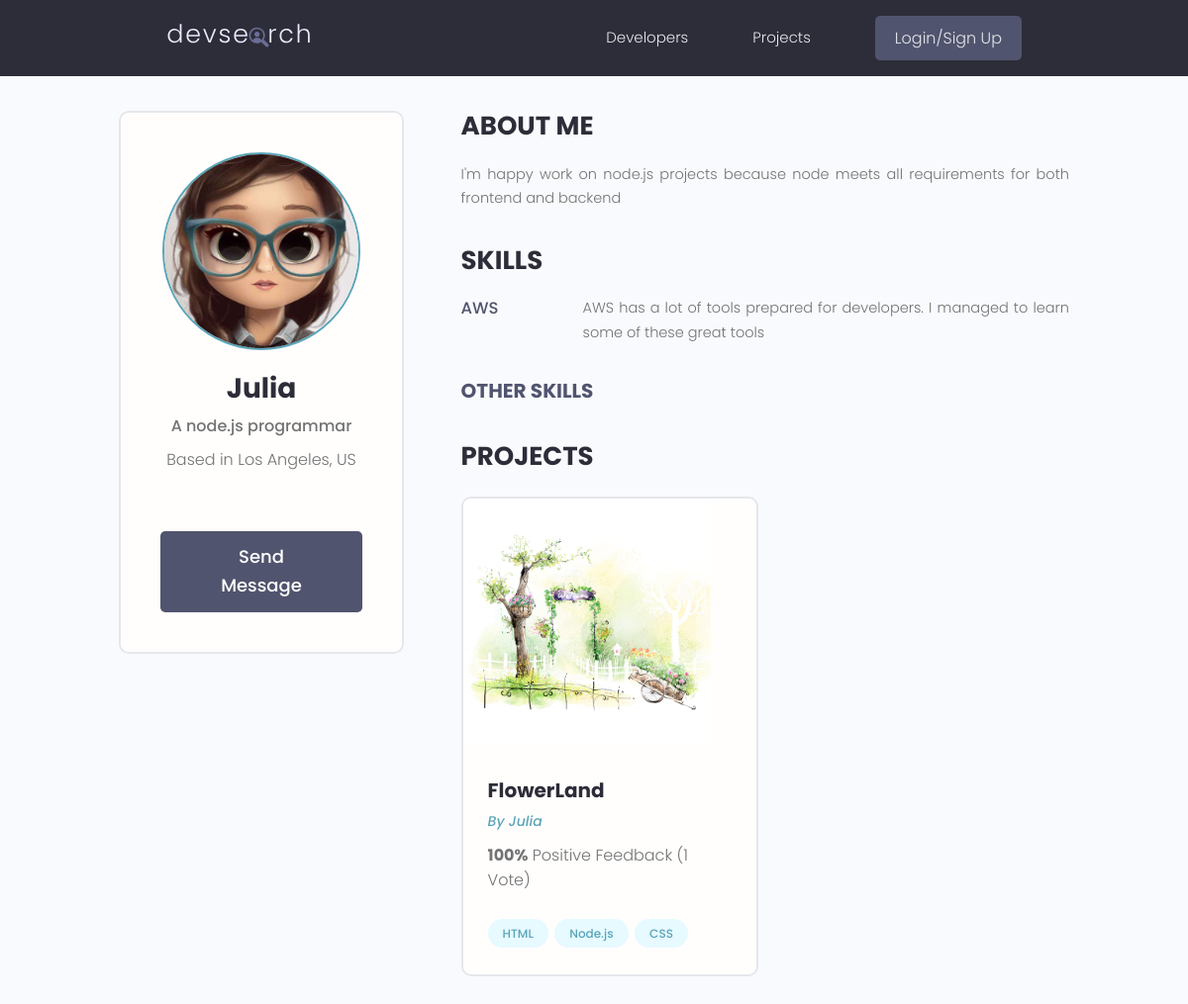
The page /user_profile/Julia on the database its author committed.
### users/models.py (models this page shows, shortened)
class Profile(models.Model):
    user=models.OneToOneField(User,null=True,blank=True,on_delete=models.CASCADE)
    name=models.CharField(max_length=200,null=True,blank=True)
    username=models.CharField(max_length=200,null=True,blank=True)
    email=models.EmailField(max_length=500,null=True,blank=True)
    short_intro=models.CharField(max_length=200,null=True,blank=True)
    bio=models.TextField(null=True,blank=True)
    location=models.CharField(max_length=200,null=True,blank=True)
    profile_image=models.ImageField(null=True,blank=True,upload_to='profiles/',default='profiles/user-default.png')
    social_github=models.CharField(max_length=200,null=True,blank=True)
    social_twitter=models.CharField(max_length=200,null=True,blank=True)
    social_linkedin=models.CharField(max_length=200,null=True,blank=True)
    social_youtube=models.CharField(max_length=200,null=True,blank=True)
    social_website=models.CharField(max_length=200,null=True,blank=True)
    created=models.DateTimeField(auto_now_add=True)
    id=models.UUIDField(default=uuid.uuid4,unique=True,primary_key=True,editable=False)
    def __str__(self):
        return str(self.username)
    class Meta():
        ordering=['-created']

class Skill(models.Model):
    owner=models.ForeignKey(Profile,on_delete=models.CASCADE,blank=True,null=True)
    name=models.CharField(max_length=200,null=True,blank=True)
    description=models.TextField(null=True,blank=True)
    created=models.DateTimeField(auto_now_add=True)
    id=models.UUIDField(default=uuid.uuid4,unique=True,primary_key=True,editable=False)

### projects/models.py (models this page shows, shortened)
class Project(models.Model):
    owner=models.ForeignKey(Profile, on_delete=models.CASCADE,blank=True,null=True)
    title=models.CharField(max_length=200)
    description=models.TextField(null=True,blank=True)
    featured_image=models.ImageField(null=True,blank=True, default='ProjectImages/default.jpg',upload_to="ProjectImages/")
    demo_link=models.CharField(max_length=2000,null=True,blank=True)
    source_link=models.CharField(max_length=2000,null=True,blank=True)
    tags=models.ManyToManyField('Tag',blank=True)
    vote_total=models.IntegerField(default=0,null=True,blank=True)
    vote_ratio=models.IntegerField(default=0,null=True,blank=True)
    created=models.DateTimeField(auto_now_add=True)
    id=models.UUIDField(default=uuid.uuid4,unique=True,primary_key=True,editable=False)
    class Meta:
        ordering=['-vote_ratio' , '-vote_total' , 'title']

class Tag(models.Model):
    name=models.CharField(max_length=400)
    created=models.DateTimeField(auto_now_add=True)
    id=models.UUIDField(default=uuid.uuid4,unique=True,primary_key=True,editable=False)
    def __str__(self):
        return self.name

### users/views.py (the view)
# urls.py: path('user_profile/<str:wk>', views.user_profile , name="user_profile"),
def user_profile(request,wk):
    data_profile=Profile.objects.get(username=wk)
    top_skill=data_profile.skill_set.exclude(description__exact="")
    other_skill=data_profile.skill_set.filter(description="")
    projects_data=Project.objects.filter(owner=data_profile)
    content={'data_profile':data_profile , 'projects_data':projects_data,'top_skill':top_skill,'other_skill':other_skill}
    return render(request,'user_profile.html',content)

### users/templates/user_profile.html (shortened to what this page needs)
{% extends 'main.html' %}
{% load static %}
{% block content %}
<main class="profile my-md">
    <div class="container">
      <div class="layout">
        <div class="column column--1of3">
          <div class="card text-center">
            <div class="card__body dev">
              <img class="avatar avatar--xl" src="{{data_profile.profile_image.url}}" />
              <h2 class="dev__name">{{data_profile.name}}</h2>
              <p class="dev__title">{{data_profile.short_intro}}</p>
              {% if data_profile.location %}
              <p class="dev__location">Based in {{data_profile.location}}</p>
              {% endif %}
              {% if request.user.profile != data_profile %}
              <a href="{% url 'sendingMessage' data_profile.username %}" class="btn btn--sub btn--lg">Send Message </a>
              {% endif %}
            </div>
          </div>
        </div>
        <div class="column column--2of3">
          <div class="devInfo">
            <h3 class="devInfo__title">About Me</h3>
            <p class="devInfo__about">
                {{data_profile.bio}}
            </p>
          </div>
          <div class="devInfo">
            <h3 class="devInfo__title">Skills</h3>
            <div class="devInfo__skills">
              {% for skill in top_skill %}
              <div class="devSkill">
                <h4 class="devSkill__title">{{skill.name}}</h4>
                <p class="devSkill__info">
                  {{skill.description}}
                </p>
              </div>
              {% endfor %}
              <h3 class="devInfo__subtitle">Other Skills</h3>
            </div>
          </div>
          <div class="devInfo">
            <h3 class="devInfo__title">Projects</h3>
            <div class="grid grid--two">
                {% for project in projects_data %}
              <div class="column">
                <div class="card project">
                  <a href="{% url 'single_project' project.title %}" class="project">
                    <img class="project__thumbnail" src="{{ project.featured_image.url}}" alt="project thumbnail" />
                    <div class="card__body">
                      <h3 class="project__title">{{ project.title }}</h3>
                      <p><a class="project__author" href="#">By {{project.owner}}</a></p>
                      <p class="project--rating">
                        <span style="font-weight: bold;">{{project.vote_ratio}}%</span> Positive
                        Feedback ({{project.vote_total}} Vote{{project.vote_total|pluralize:"s"}})
                      </p>
                      <div class="project__tags">
                        {% for tag in project.tags.all %}
                        <span class="tag tag--pill tag--main">
                          <small>{{tag}}</small>
                        </span>
                        {% endfor %}
                      </div>
                    </div>
                  </a>
                </div>
              </div>
              {% endfor %}
            </div>
          </div>
        </div>
      </div>
    </div>
  </main>
{% endblock content %}

### static/css/app.css (style rules this page uses)
:root { --color-sub: #2d2d39; }
.btn--sub { background-color: var(--color-sub-light); }
.card { border: 2px solid var(--color-light); }
img { width: 100%; }
.profile .card > .dev { padding: 4rem; }
.dev__name { color: var(--color-sub); font-size: 2.8rem; font-weight: 700; margin-top: 1rem; margin-bottom: 0.5rem; }
.dev__title { font-size: 1.6rem; font-weight: 500; line-height: 1.3; }
.dev__location { margin-top: 1rem; }
.devInfo { margin-bottom: 3rem; }
.devInfo__title, .devInfo__subtitle { font-size: 2.6rem; color: var(--color-sub); text-transform: uppercase; font-weight: 700; margin-bottom: 1.5rem; }
.devInfo__subtitle { font-size: 2rem; color: var(--color-sub-light); }
.devInfo__about, .devSkill__info { font-size: 1.45rem; line-height: 1.7; text-align: justify; }
.devSkill { margin-bottom: 3rem; }
.devSkill__title { font-size: 1.65rem; font-weight: 500; color: var(--color-sub-light); }
@media screen and (min-width: 700px) { .devSkill { display: flex; justify-content: space-between; gap: 3rem; } }
@media screen and (min-width: 700px) { .devSkill__info { flex-basis: 80%; } }
.project__author { font-size: 1.4rem; font-style: italic; }
.project--rating { margin-bottom: 1.6em; margin-top: .5em; }
.project__thumbnail { height: 25rem; object-fit: cover; object-position: top center; }
.project__title { font-size: 2rem; font-weight: 700; color: var(--color-sub); }

### static/uikit/styles/modules/_variables.css (style rules this page uses)
:root { --color-main: #5aa5b9; --color-main-light: #e6faff; --color-sub: #3f4156; --color-sub-light: #51546e; --color-sub-lighter: #ededfd; --color-text: #737373; --color-gray: #8b8b8b; --color-light: #e5e7eb; --color-light-gray: #767676; --color-bg: #f8fafd; --color-white: #fffefd; --color-white-light: #f3f3f3; --color-success: #359e64; --color-success-bg: #def8e8; --color-error: #fc4b0b; --color-error-bg: #fff2ee; --font-base: 'Poppins', arial, helvetica, 'Segoe UI', roboto, ubuntu, sans-serif; --font-monospace: 'Fira Code', 'Courier New', courier, monospace; --font-regular: 300; --font-medium: 500; --font-bold: 700; --generic-shadow: 1px 1px 5px #00000010; --generic-transition: all 0.3s ease-in-out; }

### static/uikit/styles/modules/_base.css (style rules this page uses)
* { margin: 0; padding: 0; box-sizing: border-box; text-rendering: optimizeLegibility; color: inherit; font-size: inherit; }
html { font-size: 50%; }
@media only screen and (min-width: 480px) { html { font-size: 56.25%; } }
@media only screen and (min-width: 1200px) { html { font-size: 62.5%; } }
body { line-height: 1.6; font-weight: 400; font-size: 1.5rem; color: var(--color-text); background-color: var(--color-bg); min-height: 100vh; }

### static/uikit/styles/modules/_typography.css (style rules this page uses)
* { font-family: var(--font-base); }
h2 { font-size: 3.6rem; font-weight: var(--font-bold); }
h3 { font-size: 3.2rem; font-weight: var(--font-medium); }
h4 { font-size: 2.8rem; font-weight: var(--font-medium); }
p, span, strong { font-size: 1.6rem; color: var(--color-text); font-weight: var(--font-regular); }
a { padding-bottom: 2px; text-decoration: none; display: inline-block; color: var(--color-main); font-weight: var(--font-medium); }

### static/uikit/styles/modules/_utilities.css (style rules this page uses)
.container { width: 92%; max-width: 165rem; margin: 0 auto; box-sizing: border-box; }
@media screen and (min-width: 1000px) { .container { width: 90%; } }
@media screen and (min-width: 1200px) { .container { width: 80%; } }
.text-center { text-align: center; }
.my-md { margin: 3rem auto; }

### static/uikit/styles/modules/_avatar.css (style rules this page uses)
.avatar { border-radius: 50%; border: 2px solid var(--color-main); object-fit: cover; }
.avatar--xl { height: 20rem; width: 20rem; }

### static/uikit/styles/modules/_button.css (style rules this page uses)
.btn { display: inline-block; position: relative; cursor: pointer; background-color: var(--color-light); font-weight: var(--font-medium); color: var(--color-sub); text-decoration: none; padding: 1rem 2rem; border-radius: 0.5rem; border: none; width: -webkit-fit-content; width: -moz-fit-content; width: fit-content; height: -webkit-fit-content; height: -moz-fit-content; height: fit-content; font-size: 1.6rem; outline-width: 0; outline-color: transparent; -webkit-backface-visibility: hidden; backface-visibility: hidden; transition: all 0.3s ease-in-out; }
.btn--sub { background-color: var(--color-sub); color: var(--color-white); }
.btn--lg { font-size: 1.8rem; padding: 1.2rem 4.5rem; }

### static/uikit/styles/modules/_card.css (style rules this page uses)
.card { border-radius: 1rem; background-color: var(--color-white); border: 1.5px solid var(--color-light); width: auto; height: auto; margin-top: 0.5rem; margin-bottom: 0.5rem; overflow: hidden; }
.card__body, .card__header { padding: 2rem 2.5rem; }

### rows shown on the page
Profile: profile_image (picture), name "Julia", short_intro "A node.js programmar", location "Los Angeles, US", bio "I'm happy work on node.js projects because node meets all requirements for both frontend and backend"
Skill: name "AWS", description "AWS has a lot of tools prepared for developers. I managed to learn some of these great tools"
Project: featured_image (picture), title "FlowerLand", owner "Julia", vote_ratio "100", vote_total "1"
Tag: name "HTML"
Tag: name "Node.js"
Tag: name "CSS"
